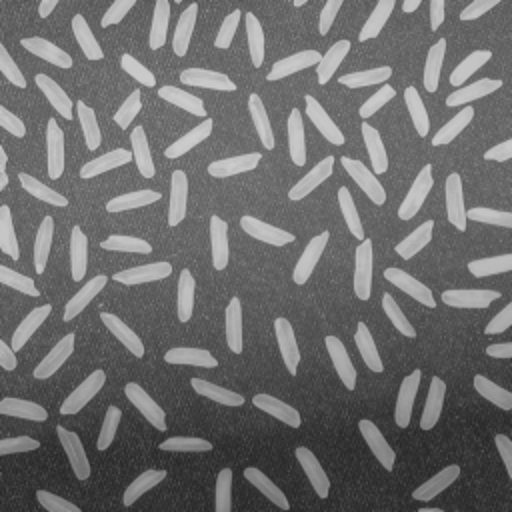
#> input picture semestre-5/Procesamiento digital de images/img/rices.png, 512 x 512 px
$ python practico.py
#> lines starting #> are read from the running program, lines starting #| are printed output that depends on the picture; after the words box and inside, x2 and y2 are one past the last pixel; in counts of white or black regions, pixels touching at a corner belong together
### semestre-5/Procesamiento digital de images/clase1/clase.py
from cv2 import imread
from helpers.functions import render, segmentation

# [4 lines of commented-out code are left out]


rices = imread("../img/rices.png")
#> rices is the input picture: shape (512, 512, 3); min 38, max 207, mean 111.3
rices_one_channel = rices[:,:,0]
processed_rices = segmentation(rices_one_channel, 115)

render(processed_rices)

### semestre-5/Procesamiento digital de images/helpers/functions.py
import copy
import numpy as np
import cv2
import matplotlib.pyplot as plt

def render(value):
    plt.clf()
    plt.imshow(value,cmap="gray")
    plt.show()

# [4 lines left out: function information, not called in this run]

def segmentation(raw_img,threshold):
#> called with threshold = 115
    (row,column)=raw_img.shape
#> row = 512; column = 512
    new_img = np.zeros((row,column))
    area = 0
    for i in range(row):
        for j in range(column):
            if raw_img[i,j] > threshold:
                new_img[i,j] = 255
                area += 1
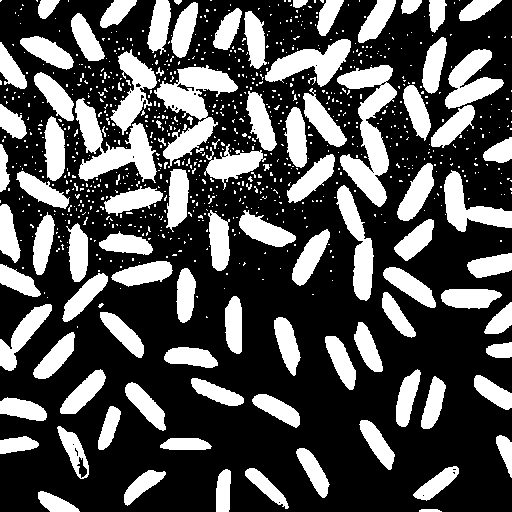
#> new_img: shape (512, 512) float64; 31.7% white; 915 white regions (813 under 20 px), largest, box (x1, y1, x2, y2) and area: (337, 65, 397, 207) 3640, (154, 65, 238, 168) 3289, (75, 98, 157, 183) 2917
#> after the loop, area = 82986
    print("area:",area)
#| area: 82986
    return new_img

# [78 lines left out: functions clear_img, render_with_lines, get_coordinates_of_color, create_border_of_color, draw_border, resize, not called in this run]

### semestre-5/Procesamiento digital de images/clase1/practico.py
from cv2 import imread
import matplotlib.pyplot as plt
from clase import render

#P1 Invert color

gray_img = imread("../img/escala de grises.jpg")
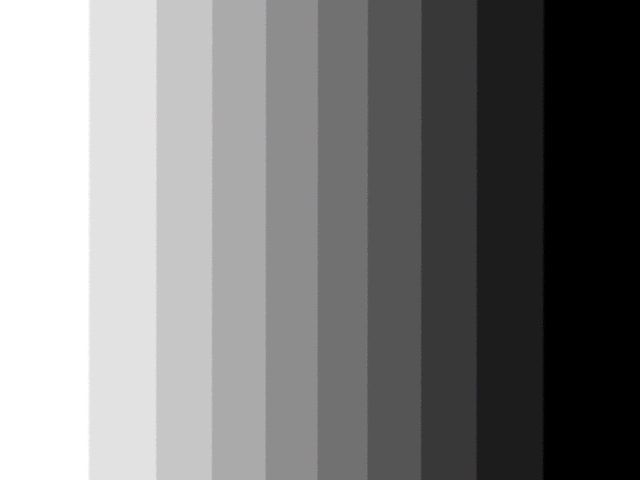
#> input picture semestre-5/Procesamiento digital de images/img/escala de grises.jpg, 1280 x 960 px (shown at 1/2 size)
#> gray_img is the input picture: shape (960, 1280, 3); mean B, G, R 125.9, 125.9, 125.9

#Method 1
gray_one_channel = gray_img[:,:,0]
(row,column)=gray_one_channel.shape
#> row = 960; column = 1280

for i in range(row):
    for j in range(column):
        color_reversed= 255 - gray_one_channel[i,j]
        gray_one_channel[i,j]=color_reversed
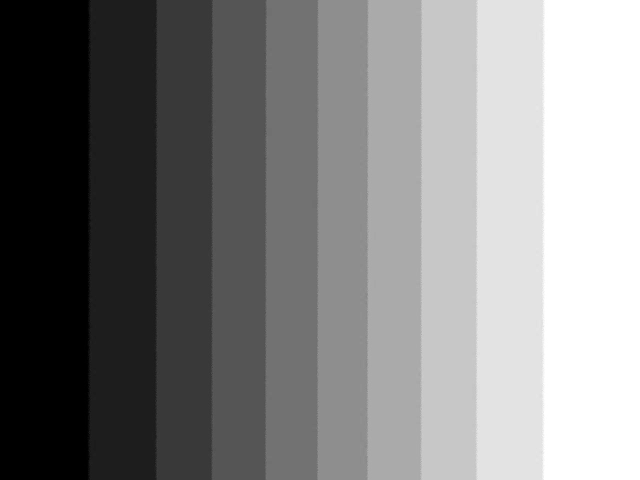
#> gray_one_channel: shape (960, 1280) (shown at 1/2 size); min 0, max 255, mean 129.1

render(gray_one_channel)


#Method 2
other_img= 255 - gray_img
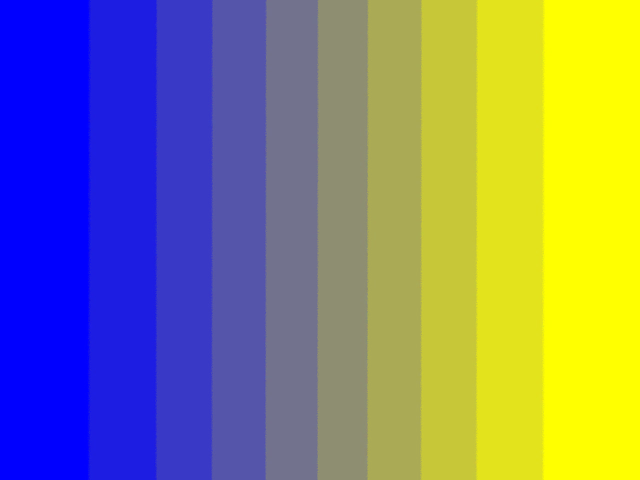
#> other_img: shape (960, 1280, 3) (shown at 1/2 size); mean B, G, R 125.9, 129.1, 129.1
render(other_img)
